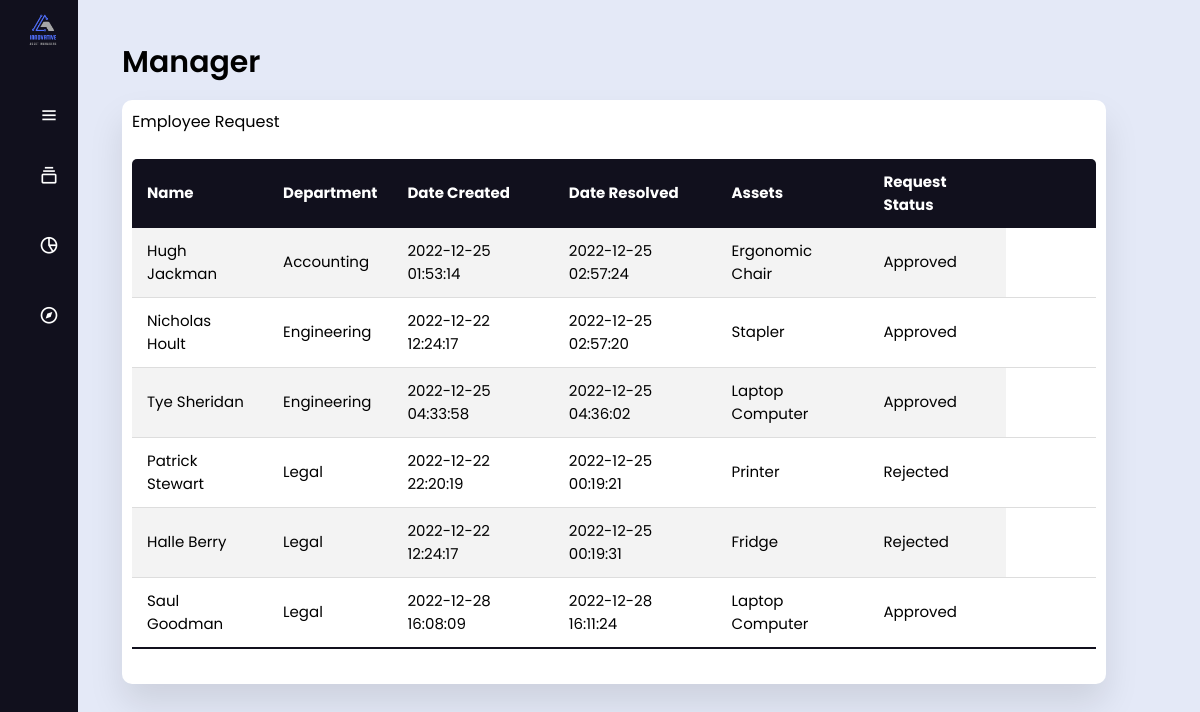
Page /pages/manager.php on the committed database.
### tables this page shows
CREATE TABLE `department` (
  `id` int(11) NOT NULL,
  `department_name` varchar(50) NOT NULL,
  `department_description` text NOT NULL
);

CREATE TABLE `employee` (
  `employee_id` int(11) NOT NULL,
  `department_id` int(11) NOT NULL,
  `employee_name` varchar(64) NOT NULL,
  `address` text NOT NULL,
  `phone` varchar(14) NOT NULL,
  `email` varchar(128) NOT NULL,
  `password` varchar(64) NOT NULL,
  `role` varchar(64) NOT NULL,
  `employment_type` enum('full-time','part-time','contract','intern') NOT NULL
);

CREATE TABLE `request` (
  `employee_id` int(11) NOT NULL,
  `asset_id` int(11) NOT NULL,
  `status` enum('requested','approved','rejected') NOT NULL DEFAULT 'requested',
  `date_created` datetime NOT NULL DEFAULT current_timestamp(),
  `date_resolved` datetime DEFAULT NULL,
  `redirected` tinyint(1) NOT NULL DEFAULT 0
);

CREATE TABLE `asset` (
  `asset_id` int(11) NOT NULL,
  `asset_name` varchar(64) NOT NULL,
  `type` enum('stationery','appliance','computers&accessories','furniture') NOT NULL,
  `asset_description` text NOT NULL,
  `available` tinyint(1) NOT NULL
);

### php/manager.php (called while the page is built, shortened)
<?php
    function view_all_redirected_requests($conn){
        $query = "SELECT department.department_name, employee.employee_id, asset.asset_id, employee.employee_name, employee.role, request.status, request.date_created, request.date_resolved, asset.asset_name
        FROM department
        INNER JOIN employee ON department.id = employee.department_id
        INNER JOIN request ON employee.employee_id = request.employee_id
        INNER JOIN asset ON request.asset_id = asset.asset_id
        WHERE request.redirected=1";
        $result = mysqli_query($conn, $query);
        return $result;
    }
?>

### pages/manager.php (the view, shortened to what this page needs)
<!DOCTYPE html>
<?php
  require "../php/manager.php";
  $result = view_all_redirected_requests($conn);
?>
<html lang="en" dir="ltr">
  <head>
    <link rel="stylesheet" href="../styles/style.css" />
    <link rel="stylesheet" href="../styles/style2.css" />
    <link
      href="https://unpkg.com/boxicons@2.0.7/css/boxicons.min.css"
      rel="stylesheet"
    />
    <script src="https://cdn.tailwindcss.com"></script>
  </head>
  <body>
    <div class="sidebar close">
      <div class="logo-details">
        <img src="../assets/logo.png" alt="" class="pl-2" />
      </div>
      <ul class="nav-links">
        <li>
          <div class="icon-link">
            <i class="bx bx-menu pl-5"></i>
          </div>
        </li>
        <li>
          <div class="iocn-link">
            <a href="#">
              <i class="bx bx-collection"></i>
            </a>
          </div>
        </li>
        <li>
          <a href="./inventory.html">
            <i class="bx bx-pie-chart-alt-2"></i>
          </a>
        </li>
        <li>
          <a href="./request.html">
            <i class="bx bx-compass"></i>
          </a>
        </li>
      </ul>
    </div>
    <section class="home-section p-6">
      <div class="container">
        <section class="main">
          <div class="main-top">
            <h1 class="font-semibold text-3xl">Manager</h1>
          </div>
          <section class="attendance">
            <div class="attendance-list">
              <h1>Employee Request</h1>
              <table class="table">
                <thead>
                  <tr>
                    <th>Name</th>
                    <th>Department</th>
                    <th>Date Created</th>
                    <th>Date Resolved</th>
                    <th>Assets</th>
                    <th>Request Status</th>
                    <th></th>
                    <th></th>
                    <th></th>
                  </tr>
                </thead>
                <tbody>
                  <?php while($requests = mysqli_fetch_assoc($result)){
                    echo "<tr>";
                    echo "<td>" . $requests["employee_name"]. "</td>";
                    echo "<td>" . $requests["department_name"]. "</td>";
                    echo "<td>" . $requests["date_created"]. "</td>";
                    echo "<td>" . $requests["date_resolved"]. "</td>";
                    echo "<td>" . $requests["asset_name"]. "</td>";
                    echo "<td>" . $requests["status"]. "</td>";
                    echo "</tr>";
                  } ?>
                </tbody>
              </table>
            </div>
          </section>
        </section>
      </div>
    </section>
  </body>
</html>

### styles/style.css (style rules this page uses)
* { margin: 0; padding: 0; box-sizing: border-box; font-family: 'Poppins', sans-serif; }
.sidebar { position: fixed; top: 0; left: 0; height: 100%; width: 260px; background: #11101d; z-index: 100; transition: all 0.5s ease; }
.sidebar.close { width: 78px; }
.sidebar .logo-details { height: 60px; width: 100%; display: flex; align-items: center; }
.sidebar .nav-links { height: 100%; padding: 30px 0 150px 0; overflow: auto; }
.sidebar.close .nav-links { overflow: visible; }
.sidebar .nav-links li { position: relative; list-style: none; transition: all 0.4s ease; }
.sidebar .nav-links li .iocn-link { display: flex; align-items: center; justify-content: space-between; }
.sidebar.close .nav-links li .iocn-link { display: block }
.sidebar .nav-links li i { height: 50px; min-width: 78px; text-align: center; line-height: 50px; color: #fff; font-size: 20px; cursor: pointer; transition: all 0.3s ease; }
.sidebar .nav-links li a { display: flex; align-items: center; text-decoration: none; }
.home-section { position: relative; background: #E4E9F7; height: 100vh; left: 260px; width: calc(100% - 260px); transition: all 0.5s ease; }
.sidebar.close ~ .home-section { left: 78px; width: calc(100% - 78px); }

### styles/style2.css (style rules this page uses)
* { margin: 0; padding: 0; outline: none; border: none; text-decoration: none; box-sizing: border-box; font-family: "Poppins", sans-serif; }
body { background: rgb(226, 226, 226); }
a { position: relative; width: 280px; font-size: 14px; color: rgb(85, 83, 83); display: table; padding: 10px; }
.container { display: flex; }
.main { position: relative; padding: 20px; width: 100%; }
.main-top { display: flex; width: 100%; }
.attendance { margin-top: 20px; text-transform: capitalize; }
.attendance-list { width: 100%; padding: 10px; margin-top: 10px; background: #fff; border-radius: 10px; box-shadow: 0 20px 35px rgba(0, 0, 0, 0.1); }
.table { border-collapse: collapse; margin: 25px 0; font-size: 15px; min-width: 100%; overflow: hidden; border-radius: 5px 5px 0 0; }
table thead tr { color: #fff; background: #11101d; text-align: left; font-weight: bold; }
.table th, .table td { padding: 12px 15px; }
.table tbody tr { border-bottom: 1px solid #ddd; }
.table tbody tr:nth-of-type(odd) { background: #f3f3f3; }
.table tbody tr:last-of-type { border-bottom: 2px solid #11101d; }

### rows in the picture
department: employee.employee_name "Hugh Jackman", department_name "Accounting", request.date_created "2022-12-25 01:53:14", request.date_resolved "2022-12-25 02:57:24", asset.asset_name "Ergonomic Chair", request.status "Approved"
department: employee.employee_name "Nicholas Hoult", department_name "Engineering", request.date_created "2022-12-22 12:24:17", request.date_resolved "2022-12-25 02:57:20", asset.asset_name "Stapler", request.status "Approved", employee.employee_name "Tye Sheridan", request.date_created "2022-12-25 04:33:58", request.date_resolved "2022-12-25 04:36:02", asset.asset_name "Laptop Computer"
department: employee.employee_name "Patrick Stewart", department_name "Legal", request.date_created "2022-12-22 22:20:19", request.date_resolved "2022-12-25 00:19:21", asset.asset_name "Printer", request.status "Rejected", employee.employee_name "Halle Berry", request.date_created "2022-12-22 12:24:17", request.date_resolved "2022-12-25 00:19:31", asset.asset_name "Fridge", employee.employee_name "Saul Goodman", request.date_created "2022-12-28 16:08:09", request.date_resolved "2022-12-28 16:11:24", asset.asset_name "Laptop Computer", request.status "Approved"
